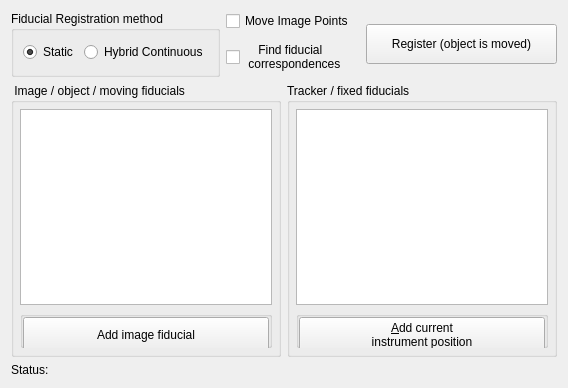
<?xml version="1.0" encoding="UTF-8"?>
<ui version="4.0">
 <class>QmitkFiducialRegistrationWidget</class>
 <widget class="QWidget" name="QmitkFiducialRegistrationWidget">
  <property name="geometry">
   <rect>
    <x>0</x>
    <y>0</y>
    <width>568</width>
    <height>388</height>
   </rect>
  </property>
  <property name="sizePolicy">
   <sizepolicy hsizetype="Expanding" vsizetype="Expanding">
    <horstretch>0</horstretch>
    <verstretch>0</verstretch>
   </sizepolicy>
  </property>
  <property name="windowTitle">
   <string>Form</string>
  </property>
  <layout class="QGridLayout" name="gridLayout">
   <item row="0" column="0">
    <widget class="QGroupBox" name="m_gbFiducialRegistration">
     <property name="title">
      <string>Fiducial Registration method</string>
     </property>
     <layout class="QHBoxLayout" name="horizontalLayout">
      <item>
       <widget class="QRadioButton" name="m_rbStaticRegistration">
        <property name="enabled">
         <bool>true</bool>
        </property>
        <property name="text">
         <string>Static</string>
        </property>
        <property name="checked">
         <bool>true</bool>
        </property>
       </widget>
      </item>
      <item>
       <widget class="QRadioButton" name="m_rbContinousRegistration">
        <property name="enabled">
         <bool>true</bool>
        </property>
        <property name="text">
         <string>Hybrid Continuous</string>
        </property>
        <property name="checked">
         <bool>false</bool>
        </property>
       </widget>
      </item>
     </layout>
    </widget>
   </item>
   <item row="0" column="3">
    <widget class="QPushButton" name="m_RegisterFiducialsBtn">
     <property name="sizePolicy">
      <sizepolicy hsizetype="Expanding" vsizetype="Fixed">
       <horstretch>0</horstretch>
       <verstretch>0</verstretch>
      </sizepolicy>
     </property>
     <property name="minimumSize">
      <size>
       <width>0</width>
       <height>40</height>
      </size>
     </property>
     <property name="text">
      <string>Register (object is moved)</string>
     </property>
    </widget>
   </item>
   <item row="1" column="0" colspan="4">
    <layout class="QHBoxLayout" name="horizontalLayout_4">
     <item>
      <widget class="QGroupBox" name="sourceLandmarksGroupBox">
       <property name="sizePolicy">
        <sizepolicy hsizetype="Expanding" vsizetype="Expanding">
         <horstretch>0</horstretch>
         <verstretch>0</verstretch>
        </sizepolicy>
       </property>
       <property name="title">
        <string> Image / object / moving fiducials</string>
       </property>
       <layout class="QVBoxLayout" name="verticalLayout">
        <property name="leftMargin">
         <number>6</number>
        </property>
        <property name="topMargin">
         <number>6</number>
        </property>
        <property name="rightMargin">
         <number>6</number>
        </property>
        <property name="bottomMargin">
         <number>6</number>
        </property>
        <item>
         <widget class="QmitkPointListWidget" name="m_RegistrationImagePoints">
          <property name="sizePolicy">
           <sizepolicy hsizetype="Expanding" vsizetype="Expanding">
            <horstretch>0</horstretch>
            <verstretch>0</verstretch>
           </sizepolicy>
          </property>
         </widget>
        </item>
        <item>
         <widget class="QGroupBox" name="m_spaceHolderGroupBox">
          <property name="sizePolicy">
           <sizepolicy hsizetype="Preferred" vsizetype="Fixed">
            <horstretch>0</horstretch>
            <verstretch>0</verstretch>
           </sizepolicy>
          </property>
          <property name="minimumSize">
           <size>
            <width>0</width>
            <height>37</height>
           </size>
          </property>
          <property name="maximumSize">
           <size>
            <width>16777215</width>
            <height>37</height>
           </size>
          </property>
          <property name="title">
           <string/>
          </property>
          <property name="alignment">
           <set>Qt::AlignCenter</set>
          </property>
          <property name="flat">
           <bool>false</bool>
          </property>
          <layout class="QHBoxLayout" name="horizontalLayout_2">
           <property name="spacing">
            <number>0</number>
           </property>
           <property name="leftMargin">
            <number>0</number>
           </property>
           <property name="topMargin">
            <number>0</number>
           </property>
           <property name="rightMargin">
            <number>0</number>
           </property>
           <property name="bottomMargin">
            <number>0</number>
           </property>
           <item>
            <widget class="QPushButton" name="m_AddImageFiducialBtn">
             <property name="sizePolicy">
              <sizepolicy hsizetype="Expanding" vsizetype="Fixed">
               <horstretch>0</horstretch>
               <verstretch>0</verstretch>
              </sizepolicy>
             </property>
             <property name="minimumSize">
              <size>
               <width>0</width>
               <height>35</height>
              </size>
             </property>
             <property name="text">
              <string>Add image fiducial</string>
             </property>
            </widget>
           </item>
          </layout>
         </widget>
        </item>
       </layout>
      </widget>
     </item>
     <item>
      <widget class="QGroupBox" name="targetLandmarksGroupBox">
       <property name="sizePolicy">
        <sizepolicy hsizetype="Expanding" vsizetype="Expanding">
         <horstretch>0</horstretch>
         <verstretch>0</verstretch>
        </sizepolicy>
       </property>
       <property name="title">
        <string>Tracker / fixed fiducials </string>
       </property>
       <layout class="QVBoxLayout" name="verticalLayout_2">
        <property name="leftMargin">
         <number>6</number>
        </property>
        <property name="topMargin">
         <number>6</number>
        </property>
        <property name="rightMargin">
         <number>6</number>
        </property>
        <property name="bottomMargin">
         <number>6</number>
        </property>
        <item>
         <widget class="QmitkPointListWidget" name="m_RegistrationTrackingPoints">
          <property name="sizePolicy">
           <sizepolicy hsizetype="Expanding" vsizetype="Expanding">
            <horstretch>0</horstretch>
            <verstretch>0</verstretch>
           </sizepolicy>
          </property>
         </widget>
        </item>
        <item>
         <widget class="QGroupBox" name="m_spaceHolderGroupBox2">
          <property name="sizePolicy">
           <sizepolicy hsizetype="Preferred" vsizetype="Fixed">
            <horstretch>0</horstretch>
            <verstretch>0</verstretch>
           </sizepolicy>
          </property>
          <property name="minimumSize">
           <size>
            <width>0</width>
            <height>37</height>
           </size>
          </property>
          <property name="maximumSize">
           <size>
            <width>16777215</width>
            <height>37</height>
           </size>
          </property>
          <property name="title">
           <string/>
          </property>
          <property name="alignment">
           <set>Qt::AlignCenter</set>
          </property>
          <property name="flat">
           <bool>false</bool>
          </property>
          <layout class="QHBoxLayout" name="horizontalLayout_3">
           <property name="spacing">
            <number>0</number>
           </property>
           <property name="leftMargin">
            <number>0</number>
           </property>
           <property name="topMargin">
            <number>0</number>
           </property>
           <property name="rightMargin">
            <number>0</number>
           </property>
           <property name="bottomMargin">
            <number>0</number>
           </property>
           <item>
            <widget class="QPushButton" name="m_AddTrackingFiducialBtn">
             <property name="sizePolicy">
              <sizepolicy hsizetype="Expanding" vsizetype="Fixed">
               <horstretch>0</horstretch>
               <verstretch>0</verstretch>
              </sizepolicy>
             </property>
             <property name="minimumSize">
              <size>
               <width>0</width>
               <height>35</height>
              </size>
             </property>
             <property name="text">
              <string>&amp;Add current
instrument position</string>
             </property>
            </widget>
           </item>
          </layout>
         </widget>
        </item>
       </layout>
      </widget>
     </item>
    </layout>
   </item>
   <item row="2" column="0" colspan="4">
    <layout class="QHBoxLayout" name="horizontalLayout_5">
     <item>
      <widget class="QLabel" name="statusLabel">
       <property name="sizePolicy">
        <sizepolicy hsizetype="Fixed" vsizetype="Fixed">
         <horstretch>0</horstretch>
         <verstretch>0</verstretch>
        </sizepolicy>
       </property>
       <property name="text">
        <string>Status:</string>
       </property>
       <property name="alignment">
        <set>Qt::AlignLeading|Qt::AlignLeft|Qt::AlignTop</set>
       </property>
      </widget>
     </item>
     <item>
      <widget class="QLabel" name="m_RegistrationQualityDisplay">
       <property name="text">
        <string/>
       </property>
       <property name="alignment">
        <set>Qt::AlignCenter</set>
       </property>
      </widget>
     </item>
    </layout>
   </item>
   <item row="0" column="1">
    <layout class="QVBoxLayout" name="verticalLayout_6">
     <item>
      <widget class="QCheckBox" name="m_MoveImagePoints">
       <property name="text">
        <string>Move Image Points</string>
       </property>
      </widget>
     </item>
     <item>
      <widget class="QCheckBox" name="m_UseICPRegistration">
       <property name="minimumSize">
        <size>
         <width>0</width>
         <height>40</height>
        </size>
       </property>
       <property name="toolTip">
        <string>&lt;html&gt;&lt;head/&gt;&lt;body&gt;&lt;p&gt;Find fiducial correspondences (needs 6+ fiducial pairs)&lt;/p&gt;&lt;/body&gt;&lt;/html&gt;</string>
       </property>
       <property name="text">
        <string>    Find fiducial
 correspondences</string>
       </property>
      </widget>
     </item>
    </layout>
   </item>
  </layout>
  <zorder>m_RegisterFiducialsBtn</zorder>
  <zorder>m_gbFiducialRegistration</zorder>
 </widget>
 <customwidgets>
  <customwidget>
   <class>QmitkPointListWidget</class>
   <extends>QListWidget</extends>
   <header>QmitkPointListWidget.h</header>
  </customwidget>
 </customwidgets>
 <resources/>
 <connections/>
</ui>
